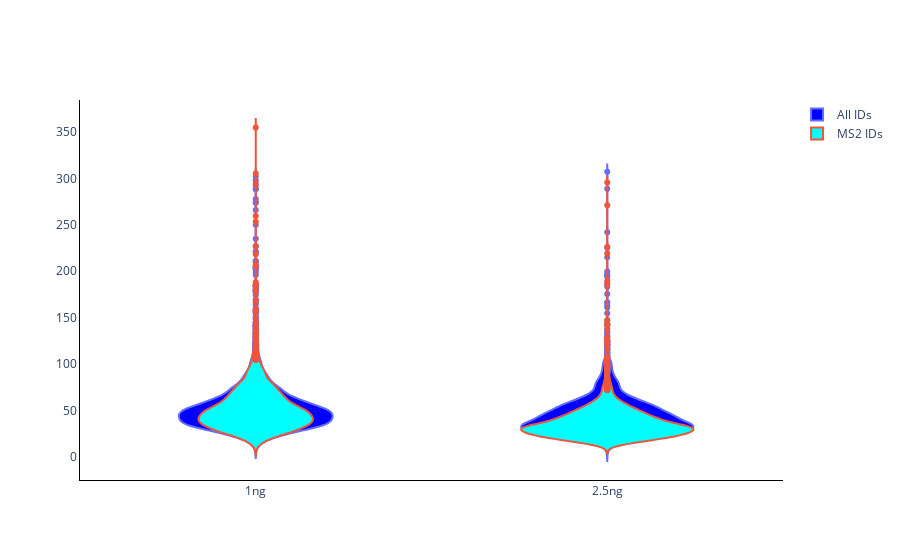

This figure's notebook cell:
### Code cell
# CV violin plot
plot_options={    
        "mean label": "True",
        "box": "True",
        "X Title": "Conditions",
        "Y Title": "CV of Abundance (%)",
        "color": ["blue", "cyan", "black", "gray", "purple", "pink",
                  "orange", "brown", "pink", "gray", "olive", "cyan"],
        "width": 700,
        "height": 450,
        "font": dict(size=16, family="Arial black"),
        "violinmode": "overlay",
        "ylimits": [0, 100],
        "CV mode": "stacked",
        "Group By X": "Concentration",
        "Group By Color": "Volume",
        "Group By Stack": "ID_Mode",
        "help for information only": \
        "Mean label options: True or False." \
        "color: the first few colors will be used"\
        "violinmode: group or overlay." \
    }
figure, _, _ =CV_plots(data_obj, plot_options, saved_settings)
figure.show()
#figure.write_image("images/test.svg")

### Figure 1 — Plotly figure (JSON) as saved in the notebook; plotly's stock layout.template omitted (floating-point values rounded to 4 significant figures; data arrays with more than 128 entries replaced by an {"elided": "..."} marker saying what was removed)
{"data": [{"fillcolor": "blue", "name": "All IDs", "type": "violin", "x": {"elided": "7137 str values"}, "y": {"elided": "7137 float values"}}, {"fillcolor": "cyan", "name": "MS2 IDs", "type": "violin", "x": {"elided": "3699 str values"}, "y": {"elided": "3699 float values"}}], "layout": {"paper_bgcolor": "white", "plot_bgcolor": "white", "violinmode": "overlay", "xaxis": {"linecolor": "black", "linewidth": 1, "showline": true}, "yaxis": {"linecolor": "black", "linewidth": 1, "showline": true}}}
